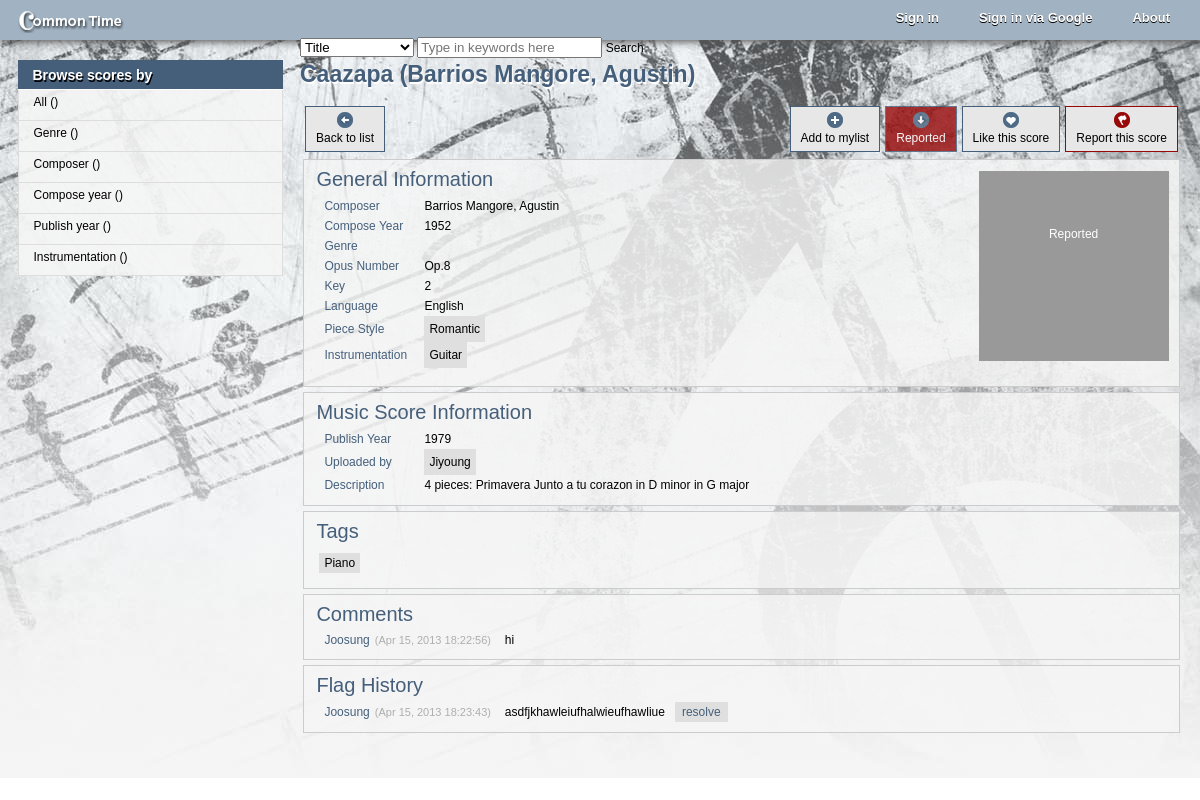
Screenshot of /view.php?id=2 with the database file from the repository.
### tables this page shows
CREATE TABLE `CT_Score` (
  `id` int(11) NOT NULL AUTO_INCREMENT,
  `title` varchar(100) NOT NULL,
  `isFlagged` int(11) DEFAULT '0',
  `isPublic` int(11) NOT NULL DEFAULT '0',
  `composer` varchar(200) DEFAULT NULL COMMENT 'foreign key',
  `composeYear` int(11) DEFAULT NULL,
  `publishYear` int(11) DEFAULT NULL,
  `description` varchar(4000) DEFAULT NULL,
  `downloadLink` varchar(4000) DEFAULT 'assets/scores/sample.jpg',
  `downloads` int(11) NOT NULL DEFAULT '0',
  `likes` int(11) DEFAULT '0',
  `likeList` varchar(4000) DEFAULT NULL,
  `timestamp` int(11) NOT NULL DEFAULT '0',
  `uploadedBy` int(11) NOT NULL DEFAULT '0' COMMENT 'foreign key',
  `language` varchar(45) DEFAULT NULL,
  `opusNum` varchar(45) DEFAULT NULL,
  `key` varchar(45) DEFAULT NULL,
  PRIMARY KEY (`id`)
);

CREATE TABLE `CT_Style` (
  `id` int(11) NOT NULL AUTO_INCREMENT,
  `refScore` int(11) NOT NULL,
  `style` varchar(200) NOT NULL,
  PRIMARY KEY (`id`)
);

CREATE TABLE `CT_Instrumentation` (
  `id` int(11) NOT NULL AUTO_INCREMENT,
  `refScore` int(11) DEFAULT NULL,
  `instrumentation` varchar(200) NOT NULL,
  PRIMARY KEY (`id`)
);

CREATE TABLE `CT_User` (
  `id` int(11) NOT NULL AUTO_INCREMENT,
  `userEmail` varchar(50) NOT NULL,
  `userPw` varchar(1000) NOT NULL,
  `firstName` varchar(50) NOT NULL,
  `middleName` varchar(50) DEFAULT NULL,
  `lastName` varchar(50) NOT NULL,
  `level` int(11) NOT NULL DEFAULT '1' COMMENT 'for penalizing & incentivizing purposes',
  `redFlag` int(11) DEFAULT '0',
  `joinDate` timestamp NULL DEFAULT NULL,
  `lastAccess` timestamp NULL DEFAULT NULL,
  `avatarPic` varchar(200) DEFAULT 'assets/images/profile.jpg',
  `securityQ` varchar(200) DEFAULT NULL,
  `securityA` varchar(200) DEFAULT NULL,
  `emailSHA` varchar(100) NOT NULL,
  PRIMARY KEY (`id`)
);

CREATE TABLE `CT_ScoreTag` (
  `id` int(11) NOT NULL AUTO_INCREMENT,
  `refScore` int(11) NOT NULL,
  `tagBy` int(11) NOT NULL,
  `tag` varchar(100) NOT NULL,
  PRIMARY KEY (`id`)
);

CREATE TABLE `CT_ScoreComment` (
  `id` int(11) NOT NULL AUTO_INCREMENT,
  `refScore` int(11) NOT NULL,
  `commentBy` int(11) NOT NULL,
  `comment` varchar(4000) NOT NULL,
  `timestamp` int(11) NOT NULL DEFAULT '0',
  PRIMARY KEY (`id`)
);

CREATE TABLE `CT_FlagHistory` (
  `id` int(11) NOT NULL AUTO_INCREMENT,
  `refScore` int(11) NOT NULL,
  `flagBy` int(11) NOT NULL,
  `description` varchar(4000) DEFAULT NULL,
  `isResolved` int(11) NOT NULL DEFAULT '0',
  `timestamp` int(11) NOT NULL DEFAULT '0',
  PRIMARY KEY (`id`)
);

### functions.php (called while the page is built, shortened)
<?php
function getSpecific($table, $fields, $filter){
	global $json_container, $connect;
	$query = "SELECT ".mysql_real_escape_string($fields)." FROM ".mysql_real_escape_string($table)." WHERE ".mysql_real_escape_string($filter).";";
	$result = mysql_query($query, $connect);
	if($result === false)
	{
		return 'There is no such a table';
	}
	else
	{
		$data = @mysql_fetch_array($result);
		return $data[0];
	}
}
function getSQLFromID($type, $param) {
	if($type == "firstName"){
		return "SELECT firstName FROM CT_User WHERE id = ".mysql_real_escape_string($param).";";
	}else if($type == "lastName"){
		return "SELECT lastName FROM CT_User WHERE id = ".mysql_real_escape_string($param).";";
	}else if($type == "redFlag"){
		return "SELECT redFlag FROM CT_User WHERE id = ".mysql_real_escape_string($param).";";
	}else if($type == "joinDate"){
		return "SELECT joinDate FROM CT_User WHERE id = ".mysql_real_escape_string($param).";";
	}else if($type == "flagHistory"){
		return "SELECT * FROM CT_FlagHistory WHERE refScore = ".mysql_real_escape_string($param)." ORDER BY timestamp DESC;";
	}else if($type == "genre"){
		return "SELECT * FROM CT_Genre WHERE refScore = ".mysql_real_escape_string($param).";";
	}else if($type == "instrumentation"){
		return "SELECT * FROM CT_Instrumentation WHERE refScore = ".mysql_real_escape_string($param).";";
	}else if($type == "comment"){
		return "SELECT * FROM CT_ScoreComment WHERE refScore = ".mysql_real_escape_string($param)." ORDER BY timestamp DESC;";
	}else if($type == "style"){
		return "SELECT * FROM CT_Style WHERE refScore = ".mysql_real_escape_string($param).";";
	}else if($type == "tag"){
		return "SELECT tag FROM CT_ScoreTag WHERE refScore = ".mysql_real_escape_string($param).";";
	}
}
function idToValue($val, $table, $condition){
	global $connect;
	$query = "SELECT ".mysql_real_escape_string($val)." FROM ".mysql_real_escape_string($table)." WHERE id = ".mysql_real_escape_string($condition).";";
	$result = mysql_query($query, $connect);
	$data = @mysql_fetch_array($result);
	return $data;
}
?>

### view.php (the view, shortened to what this page needs)
<?php
require_once("functions.php");
if(isset($_GET['id'])){
	$scoreNum = $_GET['id'];
}else{
	$scoreNum = -1;
}
$query = "SELECT * FROM CT_Score WHERE id = ".mysql_real_escape_string($scoreNum).";";
$result = mysql_query($query, $connect);
$numOfResult = mysql_num_rows($result);
if(!isset($_GET['id']) || $numOfResult == 0){
	$_SESSION['error'] = "The score you tried to access does not exist!";
	header("Location: browse.php");
}else{
	$fetchResult = mysql_query($query, $connect);
}
?>
<!DOCTYPE html PUBLIC "-//W3C//DTD XHTML 1.0 Transitional//EN" "http://www.w3.org/TR/xhtml1/DTD/xhtml1-transitional.dtd">
<html xmlns="http://www.w3.org/1999/xhtml">
<head>
<link rel="stylesheet" href="http://code.jquery.com/ui/1.10.2/themes/smoothness/jquery-ui.css" />
<link rel="stylesheet" href="./assets/style.css">
<link rel="stylesheet" href="./assets/libraries/select/select2.css">
<link rel="stylesheet" href="http://code.jquery.com/mobile/1.3.0/jquery.mobile-1.3.0.min.css" />
</head>
<body>
<div id="bg"></div>
<div class="page">
	<div class="top_nav">
    	<div class="logo_top" onclick="location.href='index.php';">
        	<img src="assets/images/logo.png"/>
        </div>
    	<div class="topmenus">
        	<ul>
            	<li id="aboutPage">About</li>
                <?php
					if(!isset($_SESSION['primaryId']) || $_SESSION['primaryId'] == ''){
						echo('
							<li id="loginW">Sign in via Google</li>
			                <div id="loginWindow">
		                	<div id="formComponents">
        	                <form id="Form_keepSigned" action="index.php" method="get" data-ajax="false">
                	        	<input type="checkbox" name="keepSignedIn" value=1 id="keepSignedIn" data-role="none">
                    	        <input type="hidden" name="loginType" value=1>
                        		<label for="keepSignedIn">Keep me signed in</label>
            	            </form>
 		                    </div>
                			</div>
							<li id="loginWN">Sign in</li>
			                <div id="loginWindowN">
		                	<div id="formComponentsN">
        	                <form id="Form_keepSignedN" action="index.php" method="post" data-ajax="false">
								<input type="text" name="userEmail" placeholder="Email"><input type="password" placeholder="Password" name="userPw">
                	        	<input type="checkbox" name="keepSignedInN" value=1 id="keepSignedInN" data-role="none">
								<label for="keepSignedInN">Keep me signed in</label>
                    	        <input type="hidden" name="loginType" value=2>
								<div data-role="fieldcontain">
									<input type="submit" id="normal_signin" value="Sign in"><input type="button" id="normal_signup" value="Sign up"><input type="button" id="normal_help" value="Help!">
								</div>
            	            </form>
 		                    </div>
                			</div>
						');
					}else{
						echo("<li id='logOut'>Log out</li>");
						echo("<li id='userPanel'>".$_SESSION['firstName']."</li>");
						echo("<li id='upload' onclick=location.href='upload.php'>Upload a score</li>");
					}
				?>
        	</ul>
        </div>
    </div>
    <div class="main_layout">
	    <div class="main_left">
    	    <div class="catList">
        	    <span class="catListHeader">Browse scores by</span>
	           	<ul>
	               	<li id="br_all">All (<span id="numAll"></span>)</li>
	                <li id="br_genre" onclick="$('.subGenre').toggle();">Genre (<span id="numGenre"></span>)</li>
	                <li id="br_composer" onclick="$('.subComposer').toggle();">Composer (<span id="numComp"></span>)</li>
	                <li id="br_composeyear" onclick="$('.subComposeYear').toggle();">Compose year (<span id="numCompYear"></span>)</li>
	                <li id="br_publishyear" onclick="$('.subPublishYear').toggle();">Publish year (<span id="numPubYear"></span>)</li>
                    <li id="br_instrumentation" onclick="$('.subInstrumentation').toggle();">Instrumentation (<span id="numInst"></span>)</li>
	            </ul>
	        </div>
	    </div>
        <div class="main_right">
        	<div class="srchbox">
	            <div id="category" data-role="fieldcontain">
                <select data-inline="true" id="srchType"  class="cat">
                    <option value="title">Title</option>
            	</select>
                </div>
                <div id="textinput" data-role="fieldcontain">
	                <input data-inline="true" type="text" id="keyword" name="keyword" placeholder="Type in keywords here" class="keyword">
    	            <a data-role="button" id="submit">Search</a>
                </div>
            </div>
            <div class="itemList">
            	<?php
				$data = mysql_fetch_array($fetchResult);
				$up_Query = "SELECT firstName FROM CT_User WHERE id = ".$data['uploadedBy'].";";
				$up_Result = mysql_query($up_Query, $connect);
				$style_Query = getSQLFromID("style", $data['id']);
				$style_Result = mysql_query($style_Query, $connect);
				$instr_Query = getSQLFromID("instrumentation", $data['id']);
				$instr_Result = mysql_query($instr_Query, $connect);
				$tag_Query = getSQLFromID("tag", $data['id']);
				$tag_Result = mysql_query($tag_Query, $connect);
				$comments_Query = getSQLFromID("comment", $data['id']);
				$comments_Result = mysql_query($comments_Query, $connect);
				$flag_Query = getSQLFromID("flagHistory", $data['id']);
				$flag_Result = mysql_query($flag_Query, $connect);
				echo('
					<div class="detailTitle">'.htmlentities($data["title"]).'<div class="flagItContainer">
							<div class="flagItHeader">Report this score</div>
							<div class="flagIt"><span class="warning">You are about to report the following score.<br></span><span style="color: #455F7B; font-weight: bold; font-size: 16px; margin-top: 7px; display: inline-block; margin-bottom: 7px;">'.htmlentities($data["title"]).'</span><span class="warning"><br>Please make sure that you have proper sources as you describe the reason(s) for this claim in the text field below. This report will be reviewed by the operators as soon as it is submitted. Also, by reporting this score as problematic, you agree that other users can participate in the rebuttal process to prevent, if any, misjudgements.</span><hr style="width: 99%;" color="#BBBBBB" size="1" no-shade></hr><form id="flagForm" data-ajax="false"><textarea data-role="none" rows=9 cols=77 id="flagDesc" name="flagDesc"></textarea><br>'); if(isset($_SESSION['primaryId'])){ echo('<input type="hidden" id="flagTo" name="flagTo" value='.htmlentities($data['id']).'><input type="hidden" id="flagBy" name="flagBy" value='.$_SESSION['primaryId'].'>');} echo('<input type="submit" value="Report" id="submitFlag"><input type="button" value="Cancel" id="cancelButton" onclick=$(".flagItContainer").fadeOut(300)></form></div>
						</div></div>
					<div class="actions">
							<span id="backToList"><img src="assets/images/back.png"><br>Back to list</span></div><div class="actionsContent"><span id="addToList" data-link='.$data['id'].'><img src="assets/images/add.png"><br>Add to mylist</span><span id="download" data-link='.$data['downloadLink'].'><img src="assets/images/download.png"><br>Download this score</span><span id="like"><img src="assets/images/like.png"><br>Like this score</span><span id="flag"><img src="assets/images/flag.png"><br>Report this score</span>
						</div><br><br><br><br>
					<div class="scoreDetail">
						<span class="subTitle">General Information</span><br><div id="scoreimg"><img src="'.htmlentities($data["downloadLink"]).'" width=190 height=190></div>
						<div class="txt">
							<span class="key">Composer</span><span class="value">'.htmlentities($data["composer"]).'</span><br>
							<span class="key">Compose Year</span><span class="value">'.htmlentities($data["composeYear"]).'</span><br>
							<span class="key">Genre</span><span class="value">');
							echo('</span><br>
							<span class="key">Opus Number</span><span class="value">'.htmlentities($data["opusNum"]).'</span><br>
							<span class="key">Key</span><span class="value">'.htmlentities($data["key"]).'</span><br>
							<span class="key">Language</span><span class="value">'.htmlentities($data["language"]).'</span><br>
							<span class="key">Piece Style</span><span class="value">');
							while($dataStyle = @mysql_fetch_array($style_Result)){
								echo("<span class='genres not'>".htmlentities($dataStyle["style"])." </span>");
							}
							echo('</span><br>
							<span class="key">Instrumentation</span><span class="value">');
							while($dataInstr = @mysql_fetch_array($instr_Result)){
								echo("<span class='genres' data-link='browse.php?srchType=instrumentation&keyword=".htmlentities($dataInstr["instrumentation"])."'>".htmlentities($dataInstr["instrumentation"])." </span>");
							}
							echo('</span><br>
						</div>
		            </div>
					<div class="scoreDetail">
						<span class="subTitle">Music Score Information</span><br>
						<div class="txt">
							<span class="key">Publish Year</span><span class="value">'.htmlentities($data["publishYear"]).'</span><br>
							<span class="key">Uploaded by</span><span class="value">');
							$dataUp = mysql_fetch_array($up_Result);
							echo("<span class='friend'>".htmlentities($dataUp[0]).'</span>
							<div class="friendProfileContainer">
								<div class="friendProfile">
									<img src="'.getSpecific("CT_User","avatarPic","id=".$data["uploadedBy"]).'">
									<div class="name">'.htmlentities(getSpecific("CT_User","firstName", "id=".$data["uploadedBy"])).' '.htmlentities(getSpecific("CT_User","lastName", "id=".$data["uploadedBy"])).'</div>
									<div class="buttonArea">
										<ul>');
										echo('
											<li id="close" onclick=$(".friendProfileContainer").fadeOut(300)>Close</li>
										</ul>
									</div>
								</div>
							</div><br>
							<span class="key">Description</span><span class="value">'.htmlentities($data["description"]).'</span><br>
						</div>
					</div>
					<div class="scoreDetail">
						<span class="subTitle">Tags</span><br>
						<div class="txt">');
							while($dataTag = @mysql_fetch_array($tag_Result)){
								echo("<span class='tags' data-link='browse.php?srchType=tag&keyword=".htmlentities($dataTag[0])."'>".htmlentities($dataTag[0])." </span>");
							}
							echo('
						</div>
					</div>
					<div class="scoreDetail">
						<span class="subTitle">Comments</span><br>
						<div class="txt">
						<form id="msgForm" data-ajax="false">'); echo('<input type="hidden" value='.$data["id"].' id="msgTo" name="msgTo"></form><div class="commentArea">');
							while($dataComments = @mysql_fetch_array($comments_Result)){
								$tempData = idToValue("firstName", "CT_User", $dataComments['commentBy']);
								echo("<div class='msgItem' id=".htmlentities($dataComments['id'])."><span class='name'>".htmlentities($tempData[0])."</span><span class='time'>(".date("M d, Y H:i:s",htmlentities($dataComments['timestamp'])).")</span><span class='msg'>".htmlentities($dataComments['comment'])."</span></div>");
							}
							echo('
						</div></div>
					</div>
					<div class="scoreDetail">
						<span class="subTitle">Flag History</span><br>
						<div class="txt">
							<div class="commentArea">');
							while($dataFlag = @mysql_fetch_array($flag_Result)){
								$tempData = idToValue("firstName", "CT_User", $dataFlag['flagBy']);
								echo("<div class='msgItem' id=".htmlentities($dataFlag['id'])."><span class='name'>".htmlentities($tempData[0])."</span><span class='time'>(".date("M d, Y H:i:s",htmlentities($dataFlag['timestamp'])).")</span><span class='msg'>".htmlentities($dataFlag['description'])."</span>"); if($dataFlag['isResolved'] == 0){ echo('<span class="revoke">resolve</span>');}else{ echo('<span class="time">resolved</span>');} echo("</div>");
							}
							echo('
							</div>
						</div>
					</div>
					');
				?>
            </div>
        </div>    </div>
</div>
</body>
</html>

### rows the page displays
ct_score: title "Caazapa (Barrios Mangore, Agustin)", composer "Barrios Mangore, Agustin", composeYear "1952", opusNum "Op.8", key "2", language "English", publishYear "1979", description "4 pieces: Primavera Junto a tu corazon in D minor in G major"
ct_style: style "Romantic"
ct_instrumentation: instrumentation "Guitar"
ct_user: firstName "Jiyoung"
ct_scoretag: tag "Piano"
ct_scorecomment: ct_user.firstName "Joosung", timestamp "Apr 15, 2013 18:22:56", comment "hi"
ct_flaghistory: ct_user.firstName "Joosung", timestamp "Apr 15, 2013 18:23:43", description "asdfjkhawleiufhalwieufhawliue", isResolved "resolve"
